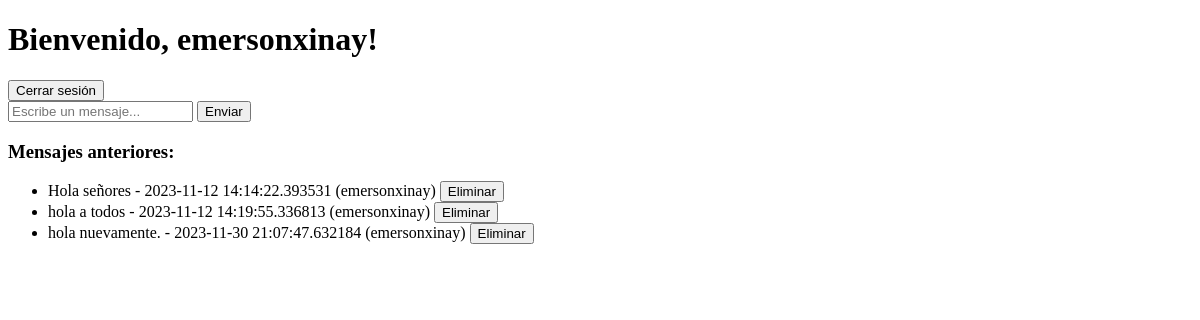
Page / (signed in) on the earlier database version.
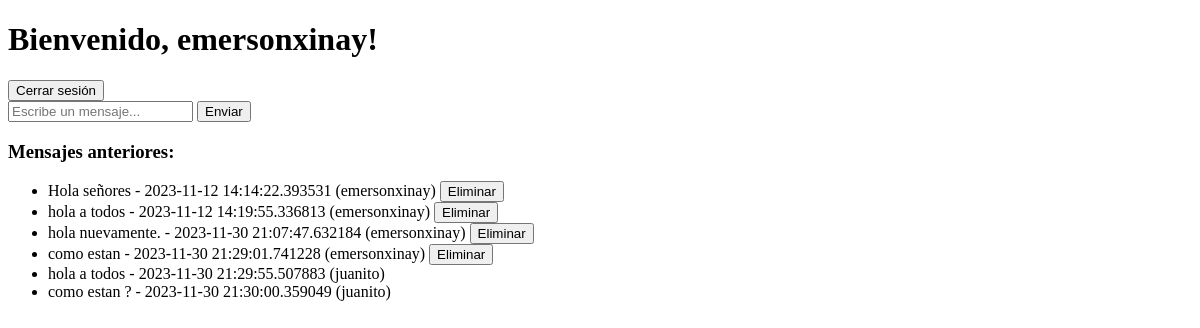
Same page on the later database version.
### app.py (models this page shows)
class User(db.Model, UserMixin):
    id = db.Column(db.Integer, primary_key=True)
    username = db.Column(db.String(20), unique=True, nullable=False)
    password = db.Column(db.String(60), nullable=False)

class Message(db.Model):
    id = db.Column(db.Integer, primary_key=True)
    content = db.Column(db.String(200), nullable=False)
    user_id = db.Column(db.Integer, db.ForeignKey('user.id'), nullable=False)
    timestamp = db.Column(db.DateTime, default=datetime.utcnow)
    is_deleted = db.Column(db.Boolean, default=False)
    user = db.relationship('User', backref='messages', lazy=True)

### app.py (the view)
@app.route('/')
@login_required
def index():
    messages = Message.query.all()
    return render_template('index.html', username=current_user.username, messages=messages)

### app.py (called while the page is built)
@login_manager.user_loader
def load_user(user_id):
    return User.query.get(int(user_id))

### templates/index.html (shortened to what this page needs)
<!DOCTYPE html>
<html lang="es">
  <head>
  </head>
  <body>
    <h1>Bienvenido, {{ username }}!</h1>
    <button onclick="logout()">Cerrar sesión</button>
    <form id="chatForm" onsubmit="sendMessage(); return false;">
      <input
        id="messageInput"
        autocomplete="off"
        placeholder="Escribe un mensaje..."
      />
      <input type="submit" value="Enviar" />
    </form>
    <div>
      <h3>Mensajes anteriores:</h3>
      <ul id="message-list">
        {% for message in messages %}
        <li>
          {{ message.content }} - {{ message.timestamp }} ({{
          message.user.username }}) {% if message.user.id == current_user.id %}
          <button onclick="deleteMessage({{ message.id }})">Eliminar</button>
          {% endif %}
        </li>
        {% endfor %}
      </ul>
    </div>
  </body>
</html>

Differences in the rows shown:
added Message: content "como estan", timestamp "2023-11-30 21:29:01.741228", user.username "emersonxinay"
added Message: content "hola a todos", timestamp "2023-11-30 21:29:55.507883", user.username "juanito"
added Message: content "como estan ?", timestamp "2023-11-30 21:30:00.359049", user.username "juanito"
